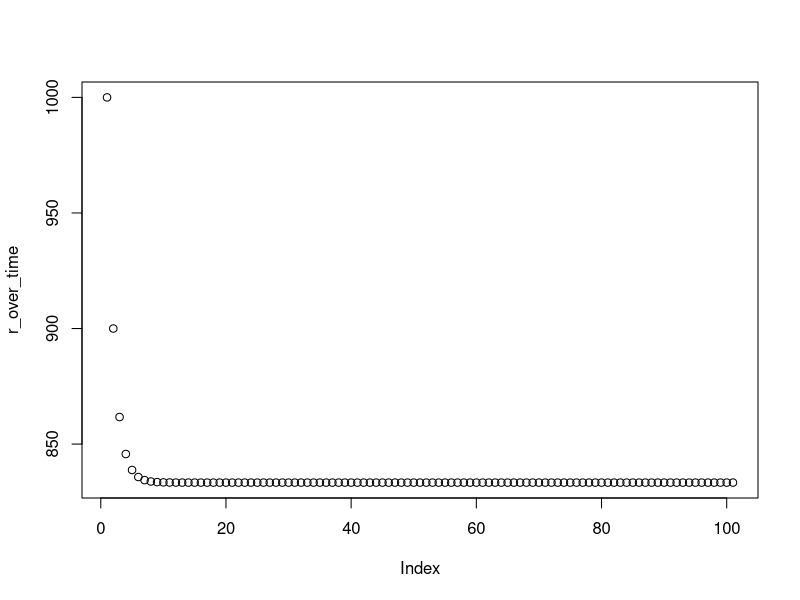
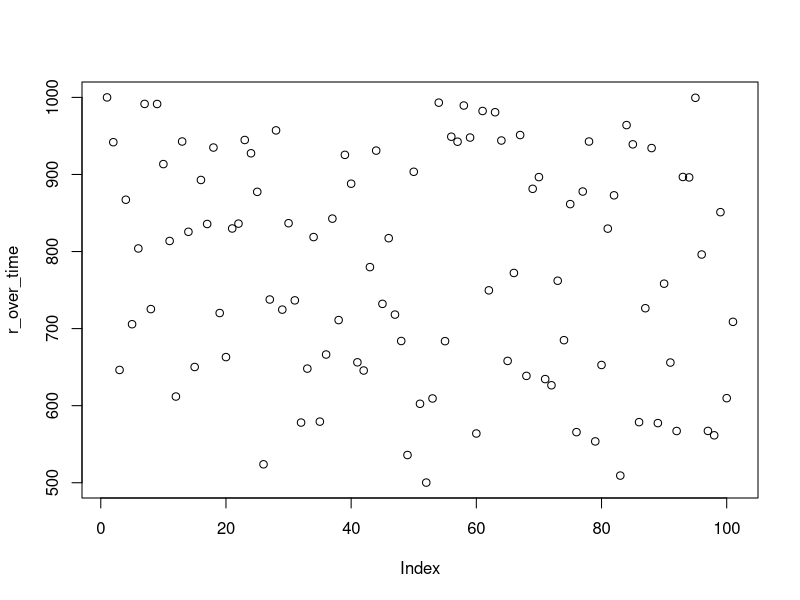

Generate these figures, in order, with R:
## ---- chunk 1
library(tidyverse)

tribble(
  ~lifestage,      ~p,    ~c,
  'spawn_egg',     1250 , 2500000, # spawner to egg
  'egg_smolt',     0.012, 10000,   # egg to smolt
  'smolt_adult',   0.15, NA       # spawner to adult
)

## ---- chunk 2
# Define the Beverton Holt function
BH.func <- function(S, p, c) {
  # generic Beverton-Holt
  # Args:
     # S = parental state
     # p = productivity or survival
     # c = capacity
  # Return:
     # recruits from S
  
  recruits <- (S  * p) / (1 + (p / c) * S)
  return(recruits)
}
## ---- chunk 3
Pn <- prod(c(1250, 0.012, 0.15))
Pn
## ---- chunk 4

p_cumul <- cumprod(c(1250, 0.012, 0.15)) # Pi, cumulative product of p up to stage i
Pici    <- p_cumul/c(2500000, 10000, NA) # Pi/ci
Cn      <- Pn/sum(Pici, na.rm = TRUE)
Cn

## ---- chunk 5
Neq <- Cn - (Cn / Pn)

Neq
## ---- chunk 6

spawners <- 1000 # initialize with an arbitrary number of spawners

for (i in 1:100) {
  #spawners to eggs -- BH
  eggs <- BH.func(S = spawners,
                  p = 1250,
                  c = 2500000)
  
  # eggs to smolts -- BH
  smolts <- BH.func(S = eggs,
                    p = 0.012,
                    c = 10000)
  
  # smolts to adults -- DI
  adults <- smolts * 0.15
  
  spawners <- adults
}
  
spawners

## ---- chunk 7
# Define hockey stick function
hockey.stick <- function(S, p, c) {
  # generic hockey stick function
  # Args:
     # S = parental state
     # p = productivity or survival
     # c = capacity or ceiling
  # Return:
     # recruits from S
  
  if (S * p < c) {
    # if recruits are below c
    return(S * p)
  } else {
    # if recruits are over c
    return(c)
  }
}


# Iterate 100 generations with a hockey stick
spawners <- 1000 # initialize with an arbitrary number of spawners

# storage for results of each iteration
r_over_time <- c(spawners) # recruits over time

for (i in 1:100) {
  # spawners to eggs -- BH
  eggs <- hockey.stick(S = spawners, 
                       p = 1250,
                       c = 2500000)
  
  # eggs to smolts -- BH
  smolts <- BH.func(S = eggs,
                    p = 0.012,
                    c = 10000)
  
  # smolts to adults -- DI
  adults <- smolts * 0.15
  
  r_over_time <- c(r_over_time, adults)
  
  spawners <- adults
}
  
spawners

## ---- chunk 8
plot(r_over_time)

## ---- chunk 9
sar <- function() {
  # stochasitic SAR between 0.1 and 0.2
  # Args:
     # NA
  # Return:
     # one random number beteen .1 and .2
  runif(1, 0.1, 0.2)
}

# Try calling the sar() function it 3 times
c(sar(), sar(), sar())
## ---- chunk 10
spawners <- 1000 # initialize with an arbitrary number of spawners

r_over_time <- c(spawners) # recruits over time

for (i in 1:100) {
  
  eggs <- BH.func(S = spawners, 
                  p = 1250,
                  c = 2500000)
  
  smolts <- BH.func(S = eggs,
                    p = 0.012,
                    c = 10000)
  
  adults <- smolts * sar()
  
  r_over_time <- c(r_over_time, adults) # add the next year to the vector of recruits
}
  
plot(r_over_time)

## ---- chunk 11

spawners <- c(1000, 1000) # initialize with an arbitrary number of spawners

prop_ds <- 0.1 # proportion of downstream migratnts

for (i in 1:100) {
  
  eggs <- BH.func(S = spawners,
                  p = 1250,
                  c = 2500000)
  
  movers <- eggs * prop_ds # number of fish moving down to MS per subbasin
  movers_comb <- sum(movers) # total number of movers
  movers_prop <- movers/movers_comb # proportion of total from each basin
  movers_prop[is.nan(movers_prop)] <- 0 # if dividing by zero, call it zero
  
  eggs_moved <- c(eggs * (1 - prop_ds), movers_comb) # length 3, abundance in two tribs and ms
  
  # There are 3 populations going through this B-H
  smolts <- BH.func(S = eggs_moved,
                    p = c(0.012, 0.012, 0.012),
                    c = c(10000, 10000, 1000))
  
  movers_reallocated <- smolts[3] * movers_prop # fish in ms reallocated to natal basin
  smolts_reallocated <- smolts[1:2] + movers_reallocated # natal and migrant fish summed per subbasin
  
  
  adults <- smolts_reallocated * 0.15
  
  spawners <- adults
  
}

spawners

